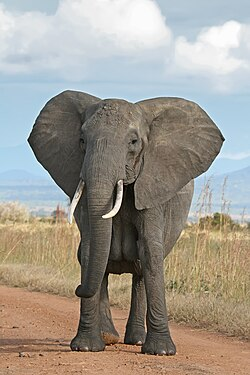
#> input picture images/elephant.jpg, 250 x 375 px, found by its file name
$ jupyter execute test1.ipynb
#> lines starting #> are read from the running program, lines starting #| are printed output that depends on the picture; after the words box and inside, x2 and y2 are one past the last pixel; in counts of white or black regions, pixels touching at a corner belong together
[cell 1]
import numpy as np
from PIL import Image, ImageOps
from skimage.segmentation import slic
from skimage.color import rgb2lab
import matplotlib.pyplot as plt
from scipy.spatial.distance import cdist

# --- Configuration ---
IMAGE_SIZE = 220

# 1. Load your PIL image
pil_image = Image.open("C:/Users/Simon/Documents/projecten/paint-bot/images/elephant.jpg")
#> pil_image is the input picture: PIL image 250x375 RGB; mean R, G, B 159.4, 153.3, 143.2

# 2. Rescale to 220x220
resized_image = ImageOps.pad(pil_image, (IMAGE_SIZE, IMAGE_SIZE), color=(255, 255, 255))
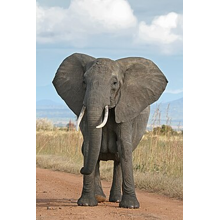
#> resized_image: PIL image 220x220 RGB; mean R, G, B 191.1, 187.1, 180.3

# 3. Convert to NumPy array
image = np.array(resized_image)

# 4. Run SLIC segmentation
segments = slic(
    image,
    n_segments=500,
    compactness=10,
    start_label=0
)
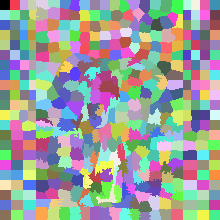
#> segments: shape (220, 220) int64; 442 distinct labels, from 0 to 441; one colour per label, 0 black

# 5. Calculate Saliency Map
# Convert to LAB color space (better matches human perception of color differences)
lab_image = rgb2lab(image)
#> lab_image: shape (220, 220, 3) float64; mean of channels 0, 1, 2 75.3, 0.8, 4.5
num_segments = np.max(segments) + 1
#> num_segments = 442

# Find the mean LAB color and center position (Y, X) for each superpixel
features = []
positions = []

for i in range(num_segments):
    mask = (segments == i)
    if not np.any(mask):
        features.append([0, 0, 0])
        positions.append([0, 0])
        continue

    # Mean color
    mean_color = lab_image[mask].mean(axis=0)
    features.append(mean_color)

    # Mean position (spatial location)
    y, x = np.argwhere(mask).mean(axis=0)
    positions.append([y, x])
#> this loop made 442 passes
#> (mean_color, y, x) on passes 1 to 3: ([100, -0.00245, 0.00465], 4.5, 4.5), ([100, -0.00245, 0.00465], 4.5, 14.5), ([100, -0.00245, 0.00465], 4.5, 23.5)
#> pass 1, `mask = (segments == i)`:
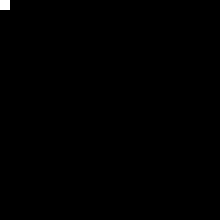
#> mask: shape (220, 220) bool; 0.21% white; 1 white region, box (x1, y1, x2, y2) and area: (0, 0, 10, 10) 100
#> pass 3, `mask = (segments == i)`:
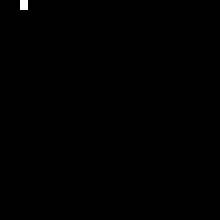
#> mask: shape (220, 220) bool; 0.17% white; 1 white region, box (x1, y1, x2, y2) and area: (20, 0, 28, 10) 80
#> after the loop:
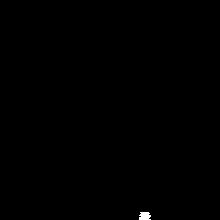
#> mask: shape (220, 220) bool; 0.17% white; 1 white region, box (x1, y1, x2, y2) and area: (139, 212, 151, 220) 82
#> after the loop, features = 442 items, first 6: [100, -0.00245, 0.00465], [100, -0.00245, 0.00465], [100, -0.00245, 0.00465], [99.78, -0.0204, 0.00481], [83.34, -3.43, -5.54], [80.65, -4.09, -6.97]; positions = 442 pairs, first value 3.19 to 215.7, second value 4.5 to 214.5

features = np.array(features)
#> features = 442 rows, first 8: [100, -0.00245, 0.00465], [100, -0.00245, 0.00465], [100, -0.00245, 0.00465], [99.78, -0.0204, 0.00481], [83.34, -3.43, -5.54], [80.65, -4.09, -6.97], [79.88, -4.2, -7.59], [89.35, -0.837, -2.62]
positions = np.array(positions)

# Calculate color distances between all pairs of superpixels
color_distances = cdist(features, features, metric='euclidean')
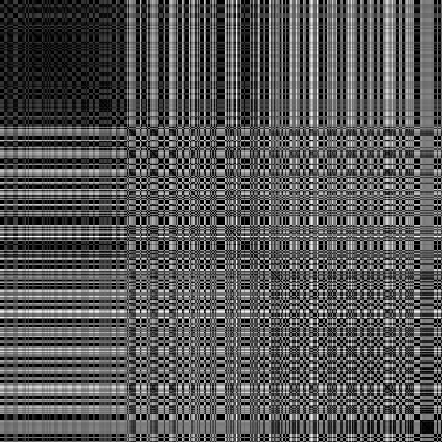
#> color_distances: shape (442, 442) float64; min 0, max 92.62, mean 30.9; drawn with min black and max white

# Calculate spatial distances (to penalize elements that are far apart)
# Humans tend to look at unique elements, but if a color is repeated *everywhere*, it's a background.
spatial_distances = cdist(positions, positions, metric='euclidean')
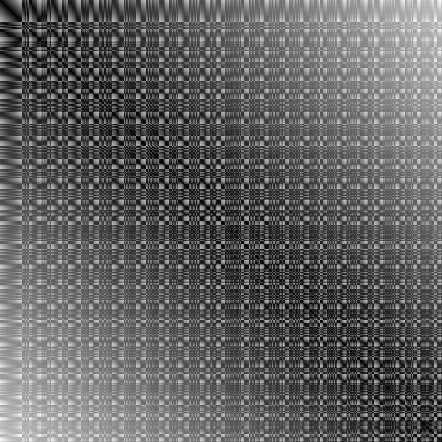
#> spatial_distances: shape (442, 442) float64; min 0, max 296.6, mean 115.2; drawn with min black and max white
spatial_weights = np.exp(-spatial_distances / (IMAGE_SIZE * 0.3)) # Adjust 0.3 to change locality bias
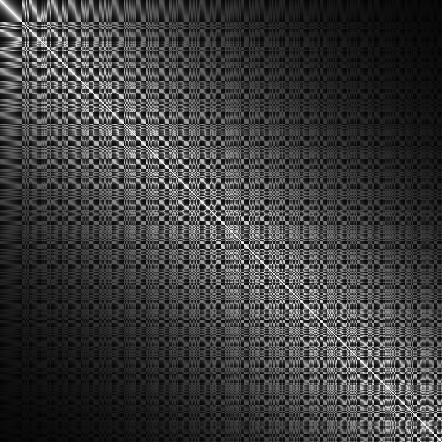
#> spatial_weights: shape (442, 442) float64; min 0.0112, max 1, mean 0.24

# Saliency of a superpixel = sum of color differences to all other superpixels,
# weighted by how close they are spatially.
weighted_distances = color_distances * spatial_weights
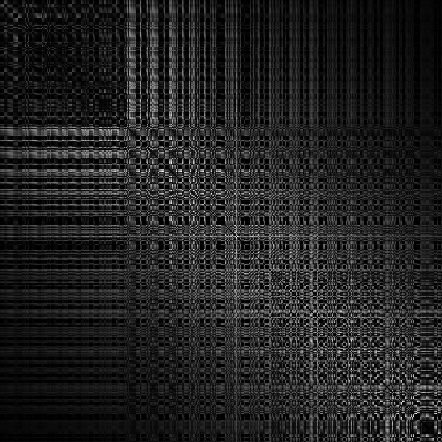
#> weighted_distances: shape (442, 442) float64; min 0, max 49.61, mean 6.6; drawn with min black and max white
saliency_per_segment = weighted_distances.sum(axis=1)
#> saliency_per_segment = 442 values, max 8322.4 at index 236, min 1102.7 at index 21, mean 2928.6

# Normalize saliency to [0, 1]
saliency_per_segment = (saliency_per_segment - saliency_per_segment.min()) / (saliency_per_segment.max() - saliency_per_segment.min() + 1e-8)
#> saliency_per_segment = 442 values, max 1 at index 236, min 0 at index 21, mean 0.253

# Map the superpixel saliency back to the full image dimensions
saliency_map = saliency_per_segment[segments]
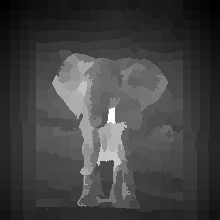
#> saliency_map: shape (220, 220) float64; min 0, max 1, mean 0.258

# --- 6. Visualization ---
fig, axes = plt.subplots(1, 2, figsize=(10, 5))
axes[0].imshow(image)
axes[0].set_title("Original Image")
axes[0].axis("off")

# Display heatmap overlay
# axes[1].imshow(image)
axes[1].imshow(saliency_map, cmap='magma') # 'jet' gives the classic red/blue heatmap
axes[1].set_title("Saliency / Detail Map")
axes[1].axis("off")

plt.tight_layout()
plt.show()
